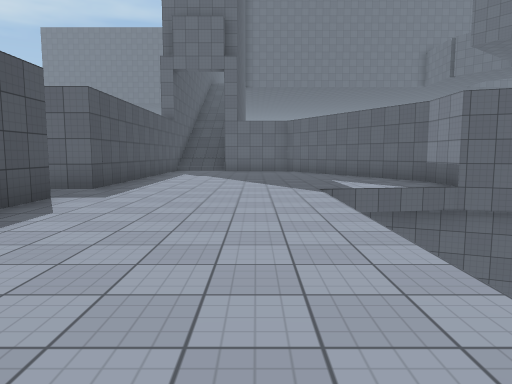
view 1 (above)

23 first-person views from a walk through a Unity game level. The camera is 1.4 m above the floor, tilts 6° down and sees 70° across. The floor is counted in squares, 2 m on a side. Each view is taken from the middle of a square. On the plan, view 1 faces up. The plan holds only what a view shows up to about 11 squares ahead; the rest is blank. The place goes on beyond the plan. The player is left out. Surface patterns are stand-ins for the level's own textures.

view 2
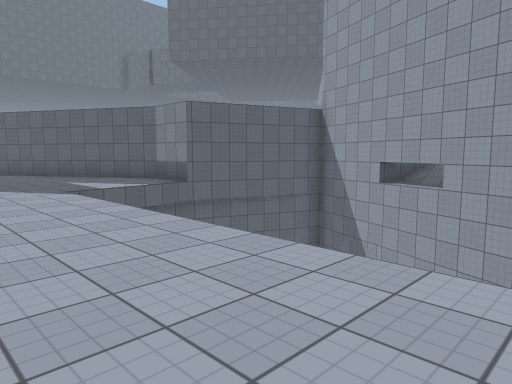

view 3
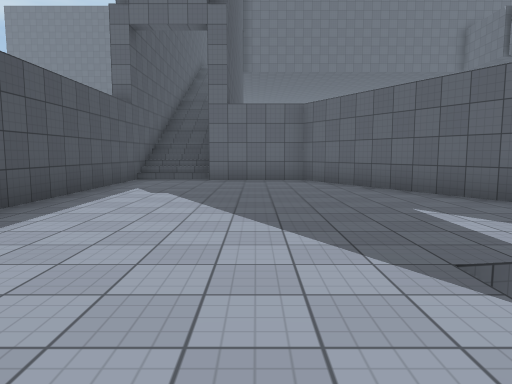

view 4
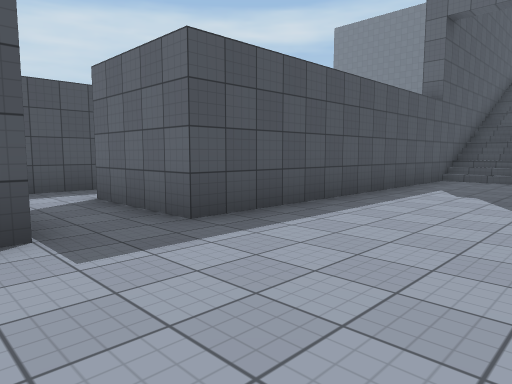

view 5
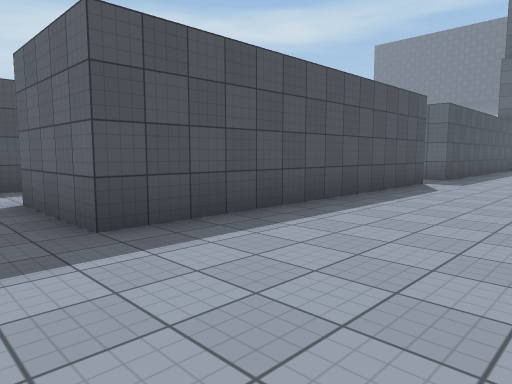

view 6
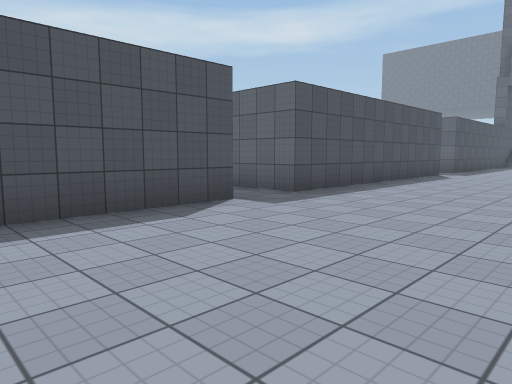

view 7
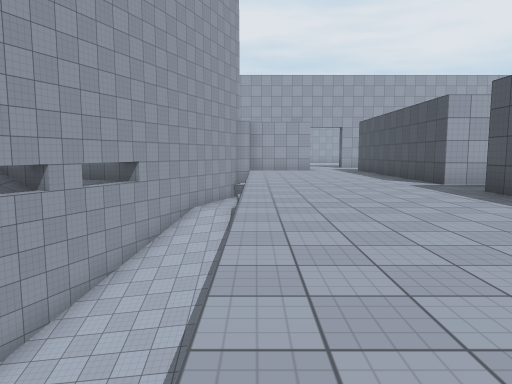

view 8
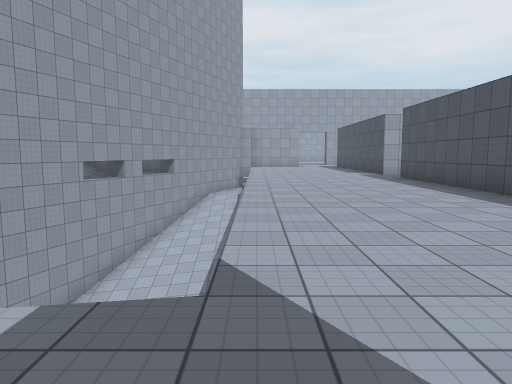

view 9
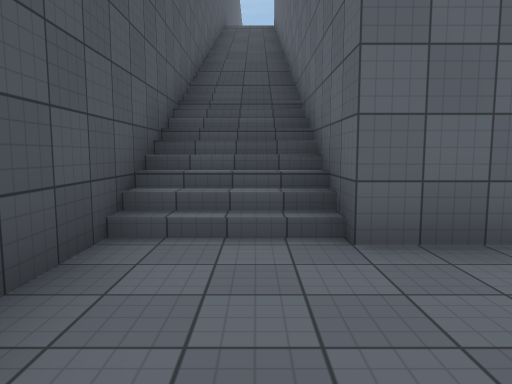

view 10
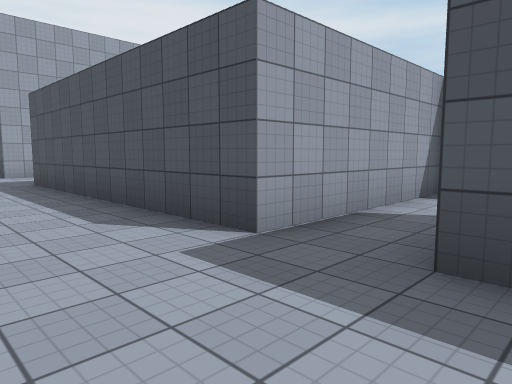

view 11
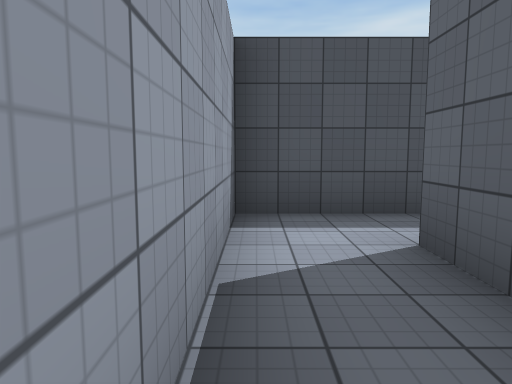

view 12
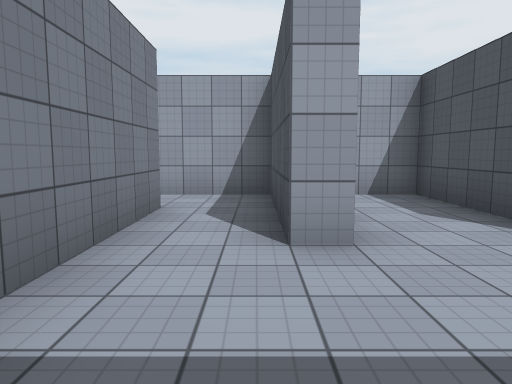

view 13
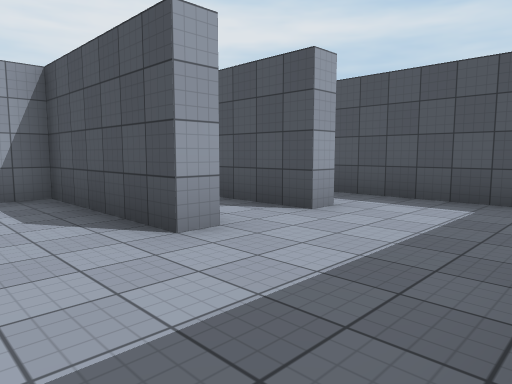

view 14
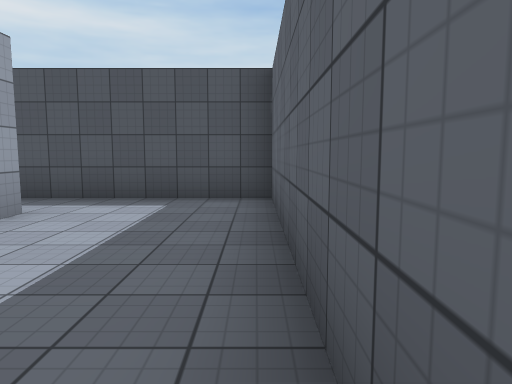

view 15
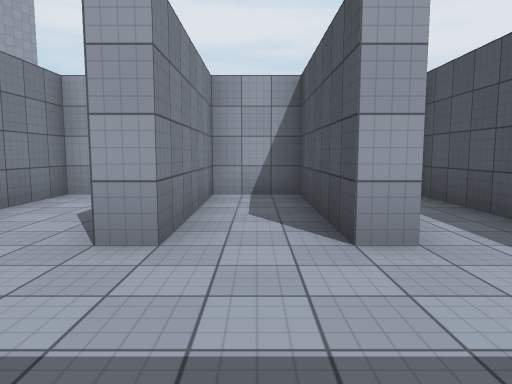

view 16
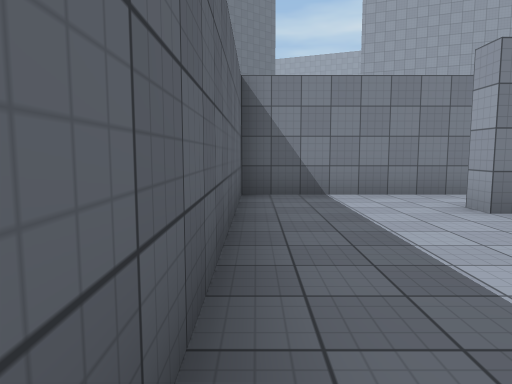

view 17
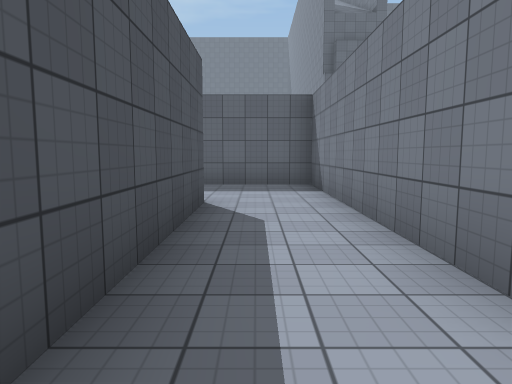

view 18
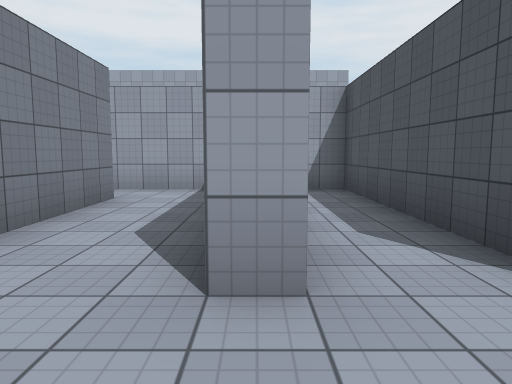

view 19
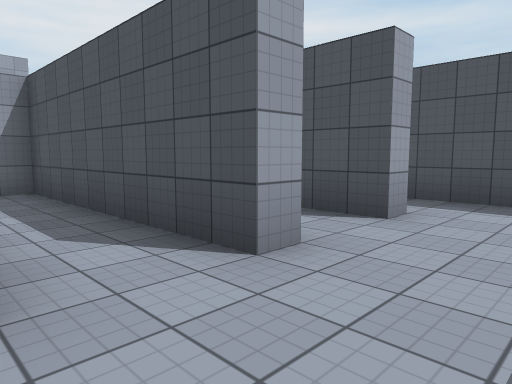

view 20
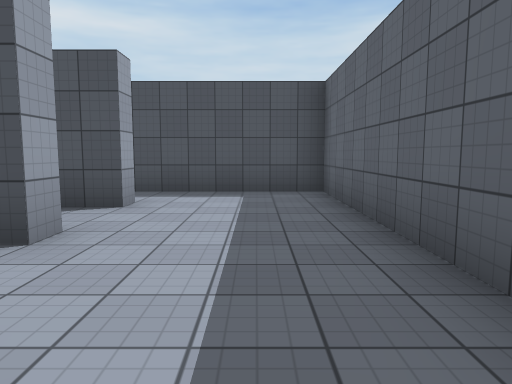

view 21
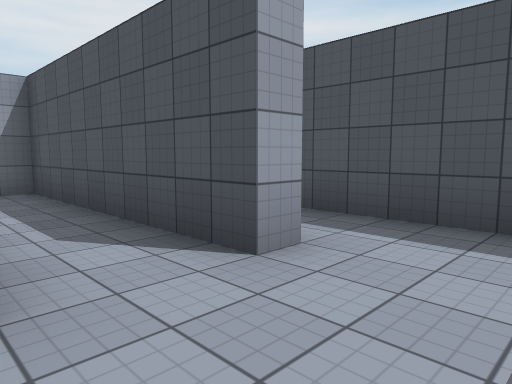

view 22
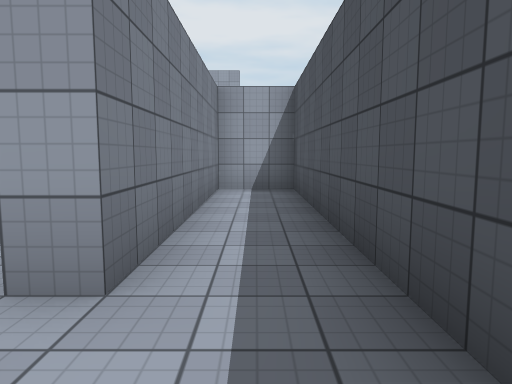

view 23
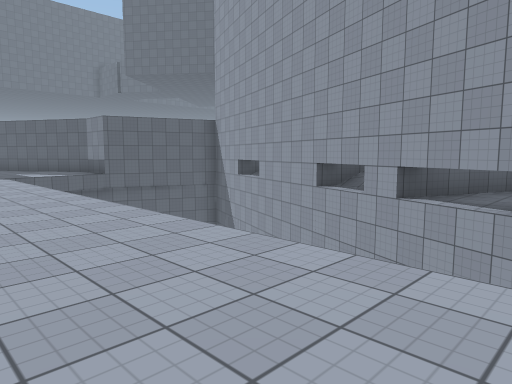

### Floor plan
Key: @ floor where view 1 was taken; # wall or solid block; . floor; / step, stairs or slope; v drop or lower ground.
Columns run from 14 left of view 1 to 8 right of it. Each row starts with its distance up from view 1.
 23           #//#
 22           #//#
 21           #//#
 20           #//#
 19           #//#
 18           #//#
 17           #//#
 16           #//#
 15           #//####
 14           #.....##
 13 ###########......#
 12 #........##......##
 11 #........##.......#
 10 #........##.......##
  9 #.#.#..#.##........#
  8 #.#.#..#.##........##
  7 #.#.#..#........vv v###
  6 #.#.#..#........      #
  5 ###########.....     v#
  4 #........##.....     ##
  3 #........##.....     #
  2 #.#.#.#..##.....    v#
  1 #.#.#.#..##.....    ##
  0 #.#.#.#..##...@.vvvv#
 -1 #.#.#.#..##.....vvv##
 -2 #.#.#.#.........vvv##
 -3 #.#.#.#.........vvv###
 -4 ### #######.....vv#vvv
 -5           #.....vv###
 -6           #.....v##
 -7           #.....

Positions as (right, up) in squares from view 1, and headings:
1: (0, 0), facing up
2: (-1, 0), facing up-right
3: (0, 5), facing up
4: (0, 5), facing up-left
5: (0, -3), facing up-left
6: (1, -7), facing up-left
7: (1, 5), facing down
8: (1, 9), facing down
9: (-2, 12), facing up
10: (-1, -1), facing down-left
11: (-3, 6), facing left
12: (-7, 12), facing down
13: (-8, 12), facing down-left
14: (-8, 12), facing left
15: (-11, 12), facing down
16: (-12, 12), facing right
17: (-7, -3), facing up
18: (-8, 4), facing down
19: (-8, 4), facing down-left
20: (-7, 4), facing left
21: (-10, 4), facing down-left
22: (-13, 4), facing down
23: (-1, -5), facing up-right
